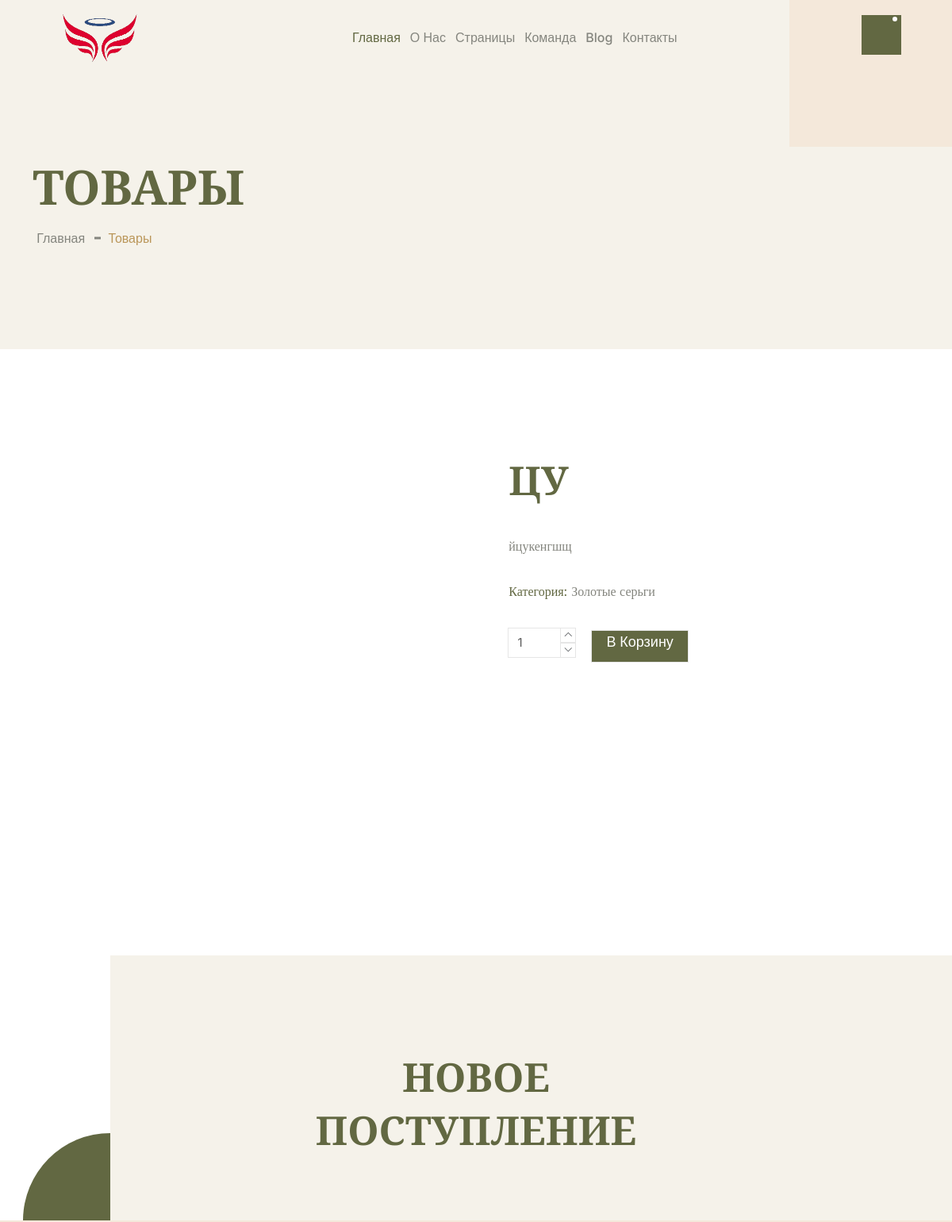
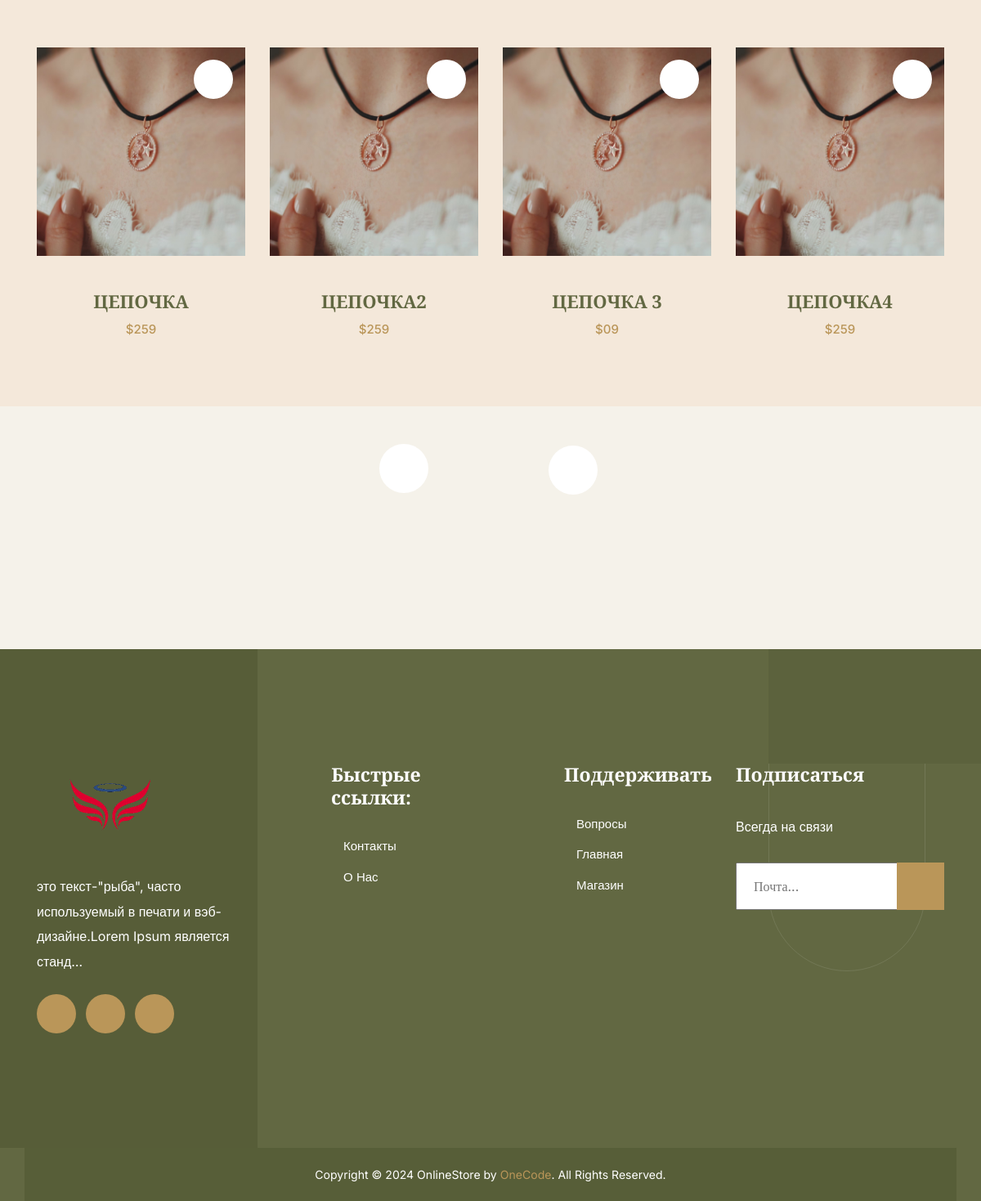
Page /shop_details/2/ on the committed database (2 pictures, top to bottom).
### apps/base/models.py (models this page shows, shortened)
class Settings(models.Model):
    logo = models.ImageField(
        upload_to='logo_image/',
        verbose_name=  'Логотип'
    )
    phone = models.CharField(
        max_length = 255,
        verbose_name = 'Номер телефона'
    )
    facebook = models.URLField(
        verbose_name = 'Facebook URL'
    )
    twitter = models.URLField(
        verbose_name = 'Twitter URL'
    )
    instagram = models.URLField(
        verbose_name = 'Instagram URL'
    )
    schedule = RichTextField(
        verbose_name = 'Расписание'
    )
    address = RichTextField(
        verbose_name = 'Адрес'
    )
    class Meta:
        verbose_name = '1) Основная настройка'
        verbose_name_plural = '1) Основные настройки'

class NewArrival(models.Model):
    main_description = RichTextField(
        verbose_name = 'Главное Описание'
    )
    image = models.ImageField(
        upload_to='image_new_arrival/',
        verbose_name= 'Фото продукта'
    )
    title = models.CharField(
        max_length = 255,
        verbose_name = 'Название товара'
    )
    price = models.CharField(
        max_length = 255,
        verbose_name = 'Цена'
    )
    class Meta:
        verbose_name = '4) Новое поступление'
        verbose_name_plural = '4) Новые поступления'

class Slide(models.Model):
    title = models.CharField(
        max_length = 255,
        verbose_name = 'Название'
    )
    description = RichTextField(
        verbose_name = 'Описание'
    )
    image = ResizedImageField(
        force_format="WEBP",
        quality=100,
        upload_to = 'image_main/',
        verbose_name='Фотография',
        blank =True, null=True
    )
    class Meta:
        verbose_name = '2) Слайд '
        verbose_name_plural = '2) Слайды'

### apps/products/models.py (models this page shows, shortened)
class Goods(models.Model):
    image = ResizedImageField(
        force_format="WEBP",
        quality=100,
        upload_to = 'image_goods/',
        verbose_name='Фотография',
        blank =True, null=True
    )
    title = models.CharField(
        max_length = 255,
        verbose_name = 'Название товара'
    )
    old_price = models.CharField(
        max_length = 255,
        verbose_name = 'Старая цена'
    )
    new_price = models.CharField(
        max_length = 255,
        verbose_name = 'Новая цена'
    )
    description = RichTextField(
        verbose_name = 'Описание'
    )
    class Meta:
        verbose_name = '1) Товар'
        verbose_name_plural = '1) Товары'

### apps/products/views.py (the view)
# urls.py: path('shop_details/<int:id>/', views.shop_details, name='shop_details'),
def shop_details(request, id):
    title = "Магазин"
    settings = models.Settings.objects.latest('id')
    slide = models.Slide.objects.latest('id')
    about = About.objects.latest('id')
    goods = Goods.objects.all()
    new_arrival = models.NewArrival.objects.all()
    goods_details = Goods.objects.get(id=id)
    return render(request, 'products/shop-details.html', locals())

### templates/products/shop-details.html (shortened to what this page needs)
{% extends 'include/homepage.html' %}
{% load static %}
{% block content %}
    <div class="page-wrapper">
        {% include 'include/header.html' %}
        <section class="wpo-page-title">
            <div class="container">
                <div class="row">
                    <div class="col col-xs-12">
                        <div class="wpo-breadcumb-wrap">
                            <h2>Товары</h2>
                            <ol>
                                <li><a href="{% url 'index' %}">Главная</a></li>
                                <li>Товары</li>
                            </ol>
                        </div>
                    </div>
                </div>
            </div>
            <div class="right-img">
                <div class="image">
                </div>
            </div>
        </section>
        <section class="wpo-shop-single-section section-padding">
            <div class="container">
                <div class="row">
                    <div class="col col-lg-6 col-12">
                        <div class="shop-single-slider">
                            <div class="slider-for">
                                <div><img src="{{goods_details.image.url}}" alt></div>
                            </div>
                        </div>
                    </div>
                    <div class="col col-lg-6 col-12">
                        <div class="product-details">
                            <h2>{{goods_details.title}}</h2>
                            <p>{{goods_details.description|safe}}</p>
                                <div class="tg-btm">
                                    <p><span>Категория:</span>Золотые серьги</p>
                                </div>
                            <div class="product-option">
                                <form class="form">
                                    <div class="product-row">
                                        <div>
                                            <input id="product-count" type="text" value="1" name="product-count">
                                        </div>
                                        <div>
                                            <a type="submit" href="{% url 'add_to_cart' goods_details.id %}" class="theme-btn">В корзину</a>
                                        </div>
                                    </div>
                                </form>
                            </div>
                        </div>
                    </div>
                </div>
            </div>
        </section>
        <section class="wpo-new-arrival-section">
            <div class="left-shape"></div>
            <div class="container">
                <div class="row justify-content-center">
                    <div class="col-lg-6 col-12">
                        <div class="wpo-section-title">
                            <h2>Новое поступление</h2>
                        </div>
                    </div>
                </div>
                <div class="new-arrival-wrap">
                    <div class="row one-time">
                        {% for new_arrival in new_arrival %}
                        <div class="col-lg-3">
                            <div class="prodact-item">
                                <div class="image">
                                    <img src="{{new_arrival.image.url}}" alt="">
                                    <div class="icon">
                                        <i class="flaticon-heart"></i>
                                    </div>
                                </div>
                                <div class="content">
                                    <h2><a href="product-details.html">{{new_arrival.title}}</a></h2>
                                    <span>{{new_arrival.price}}</span>
                                </div>
                            </div>
                        </div>
                        {% endfor %}
                    </div>
                </div>
            </div>
        </section>
        {% include 'include/footer.html' %}
    </div>
{% endblock %}

### templates/include/header.html (shortened to what this page needs)
{% load static %}
<header id="header">
    <div class="wpo-site-header">
        <nav class="navigation navbar navbar-expand-lg navbar-light">
            <div class="container">
                <div class="row align-items-center">
                    <div class="col-lg-2 col-md-6 col-6">
                        <div class="navbar-header">
                            <a class="navbar-brand" href="{% url 'index' %}"><img src="{{settings.logo.url}}"
                                    alt="logo"></a>
                        </div>
                    </div>
                    <div class="col-lg-8 col-md-1 col-1">
                        <div id="navbar" class="collapse navbar-collapse navigation-holder">
                            <ul class="nav navbar-nav mb-2 mb-lg-0">
                                <li><a class="active" href="{% url 'index' %}">Главная</a></li>
                                <li><a href="{% url 'about' %}">О нас </a></li>
                                <li class="menu-item-has-children">
                                    <a href="#">Страницы</a>
                                </li>
                                 <li class="menu-item-has-children">
                                        <li><a href="{% url 'team' %}">Команда</a></li>
                                </li>
                                <li class="menu-item-has-children">
                                    <a href="#">Blog</a>
                                </li>
                                <li><a href="{% url 'contacts' %}">Контакты</a></li>
                            </ul>
                        </div>
                    </div>
                    <div class="col-lg-2 col-md-2 col-2">
                        <div class="header-right">
                            <div class="mini-cart">
                                <button class="cart-toggle-btn">
                                    <span class="cart-count"></span></button>
                            </div>
                        </div>
                    </div>
                </div>
            </div>
        </nav>
    </div>
</header>

### templates/include/footer.html (shortened to what this page needs)
{% load static %}
<footer class="wpo-site-footer">
    <div class="wpo-upper-footer">
        <div class="container">
            <div class="row">
                <div class="col col-lg-3 col-md-6 col-sm-12 col-12">
                    <div class="widget about-widget">
                        <div class="logo widget-title">
                            <img src="{{settings.logo.url}}" alt="blog">
                        </div>
                        <p>{{slide.description|safe|truncatechars:100}}</p>
                        <ul class="social">
                            <li><a href="{{settings.facebook}}"></a></li>
                            <li><a href="{{settings.twitter}}"></a></li>
                            <li><a href="{{settings.instagram}}"></a></li>
                        </ul>
                    </div>
                </div>
                <div class="col col-lg-3 col-md-6 col-sm-12 col-12">
                    <div class="widget link-widget">
                        <div class="widget-title">
                            <h3>Быстрые ссылки:</h3>
                        </div>
                        <ul>
                            <li><a href="{% url 'contacts' %}">Контакты</a></li>
                            <li><a href="{% url 'about' %}">О нас</a></li>
                        </ul>
                    </div>
                </div>
                <div class="col col-lg-3 col-md-6 col-sm-12 col-12">
                    <div class="widget link-widget">
                          <div class="widget-title">
                            <h3>Поддерживать:</h3>
                        </div>
                        <ul>
                            <li><a href="{% url 'faq' %}">Вопросы</a></li>
                            <li><a href="{% url 'index' %}">Главная</a></li>
                            <li><a href="{% url 'shop'%}">Магазин</a></li>
                        </ul>
                    </div>
                </div>
                <div class="col col-lg-3 col-md-6 col-sm-12 col-12">
                    <div class="widget social-widget">
                        <div class="widget-title">
                            <h3>Подписаться</h3>
                        </div>
                        <p>Всегда на связи </p>
                        <form class="subscribe">
                            <input class="sub" type="email" placeholder="Почта...">
                            <button type="submit">
                            </button>
                        </form>
                    </div>
                </div>
            </div>
        </div>
    </div>
    <div class="wpo-lower-footer">
        <div class="container">
            <div class="row">
                <div class="col col-xs-12">
                    <p class="copyright"> Copyright &copy; 2024 OnlineStore by <a href="https://onecode.pythonanywhere.com/">OneCode</a>.
                        All
                        Rights Reserved.</p>
                </div>
            </div>
        </div>
    </div>
    <div class="shape">
        <svg viewBox="0 0 260 394" fill="none">
            <rect opacity="0.5" x="0.5" y="0.5" width="191" height="393" rx="95.5" stroke="white"
                stroke-opacity="0.2" />
            <rect width="260" height="140" fill="#5C623D" />
        </svg>
    </div>
</footer>

### rows in the picture
Settings: logo (picture)
Goods: title "ЦУ", description "йцукенгшщ"
NewArrival: image (picture), title "ЦЕПОЧКА", price "$259"
NewArrival: image (picture), title "ЦЕПОЧКА2", price "$259"
NewArrival: image (picture), title "ЦЕПОЧКА 3", price "$09"
NewArrival: image (picture), title "ЦЕПОЧКА4", price "$259"
Slide: description "это текст-\"рыба\", часто используемый в печати и вэб-дизайне.Lorem Ipsum является станд…"
